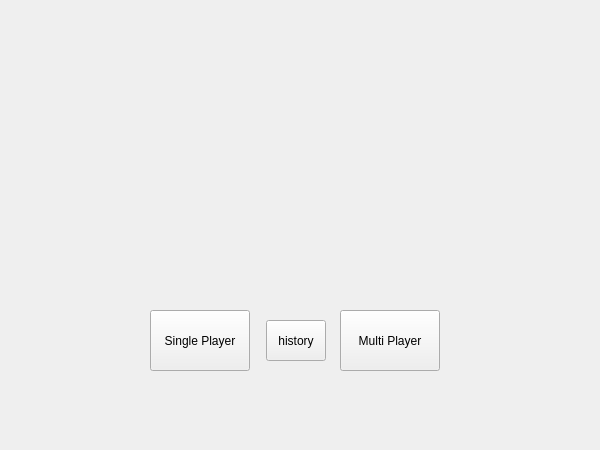
<?xml version="1.0" encoding="UTF-8"?>
<ui version="4.0">
 <class>SplashScreen</class>
 <widget class="QWidget" name="SplashScreen">
  <property name="geometry">
   <rect>
    <x>0</x>
    <y>0</y>
    <width>600</width>
    <height>450</height>
   </rect>
  </property>
  <property name="windowTitle">
   <string>Tic Tac Toe</string>
  </property>
  <property name="windowIcon">
   <iconset resource="resources.qrc">
    <normaloff>:/images/TicTacToe.png</normaloff>:/images/TicTacToe.png</iconset>
  </property>
  <property name="styleSheet">
   <string notr="true"/>
  </property>
  <widget class="QLabel" name="logo">
   <property name="geometry">
    <rect>
     <x>200</x>
     <y>30</y>
     <width>200</width>
     <height>200</height>
    </rect>
   </property>
   <property name="autoFillBackground">
    <bool>false</bool>
   </property>
   <property name="text">
    <string/>
   </property>
   <property name="pixmap">
    <pixmap resource="resources.qrc">:/images/TicTacToe.png</pixmap>
   </property>
   <property name="scaledContents">
    <bool>true</bool>
   </property>
  </widget>
  <widget class="QPushButton" name="soloPlayButton">
   <property name="geometry">
    <rect>
     <x>150</x>
     <y>310</y>
     <width>100</width>
     <height>61</height>
    </rect>
   </property>
   <property name="text">
    <string>Single Player</string>
   </property>
  </widget>
  <widget class="QPushButton" name="multiPlayButton">
   <property name="geometry">
    <rect>
     <x>340</x>
     <y>310</y>
     <width>100</width>
     <height>61</height>
    </rect>
   </property>
   <property name="text">
    <string>Multi Player</string>
   </property>
  </widget>
  <widget class="QPushButton" name="historyButton">
   <property name="geometry">
    <rect>
     <x>266</x>
     <y>320</y>
     <width>60</width>
     <height>41</height>
    </rect>
   </property>
   <property name="text">
    <string>history</string>
   </property>
  </widget>
 </widget>
 <resources>
  <include location="resources.qrc"/>
 </resources>
 <connections/>
</ui>
